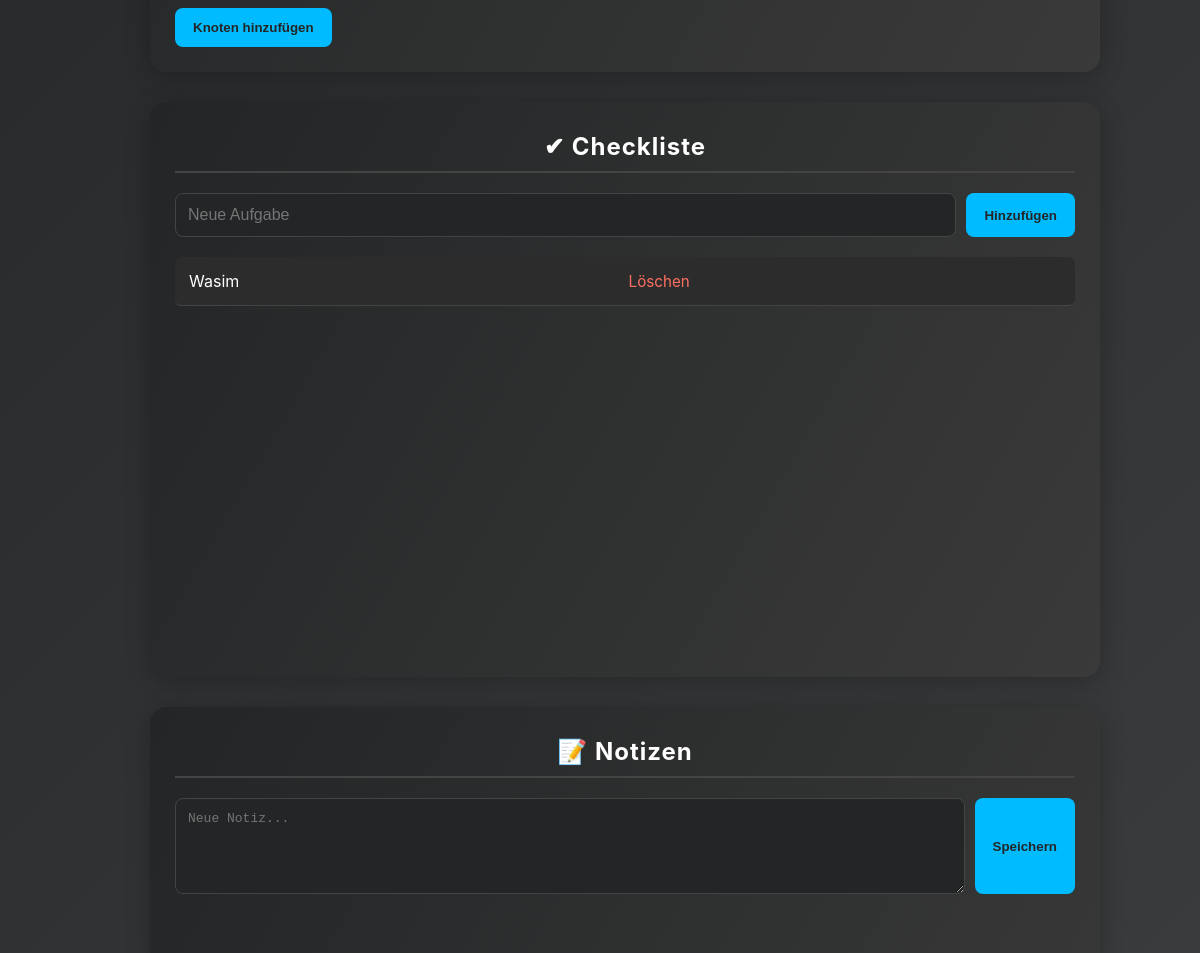
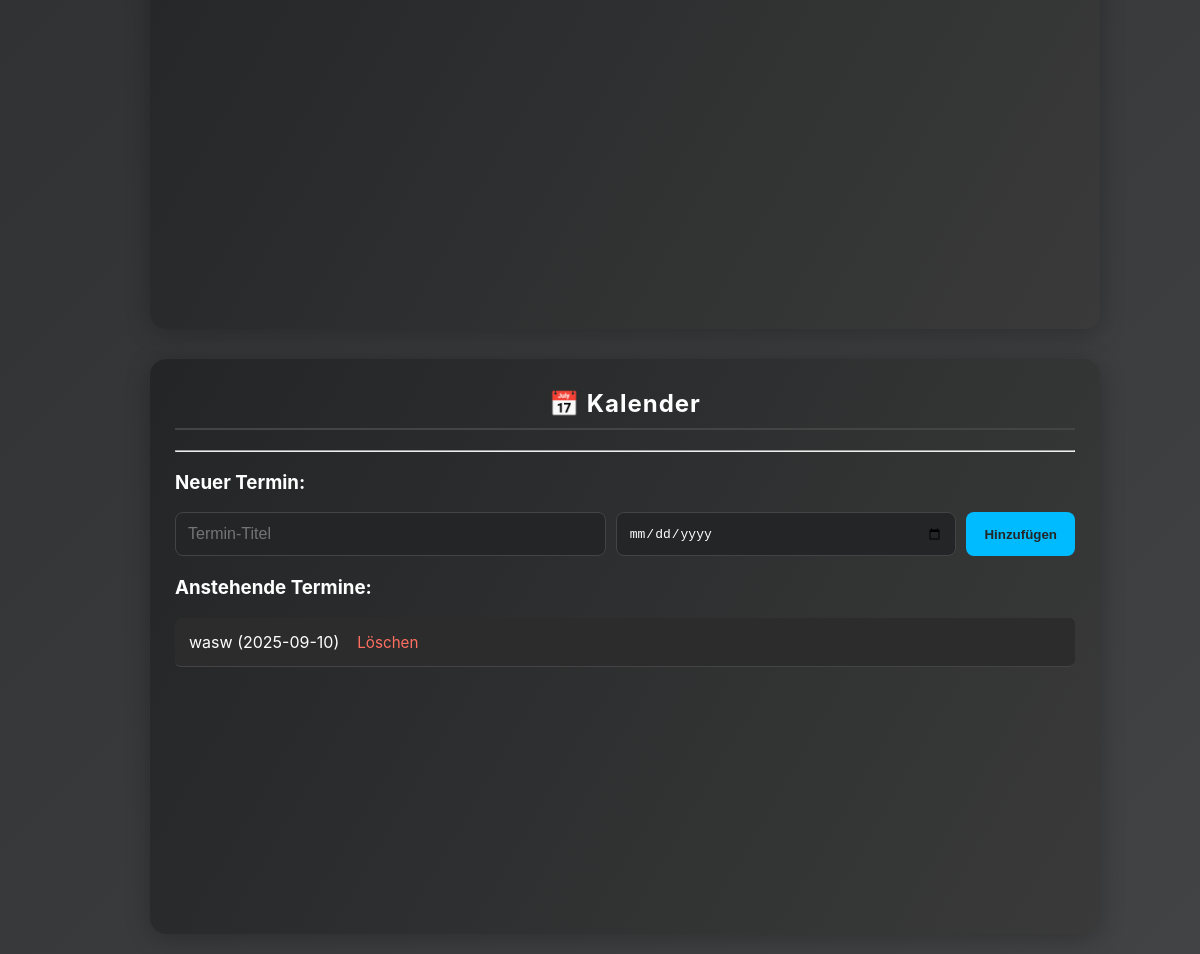
Page / (signed in, lower part) on the earlier database version (2 pictures, top to bottom).
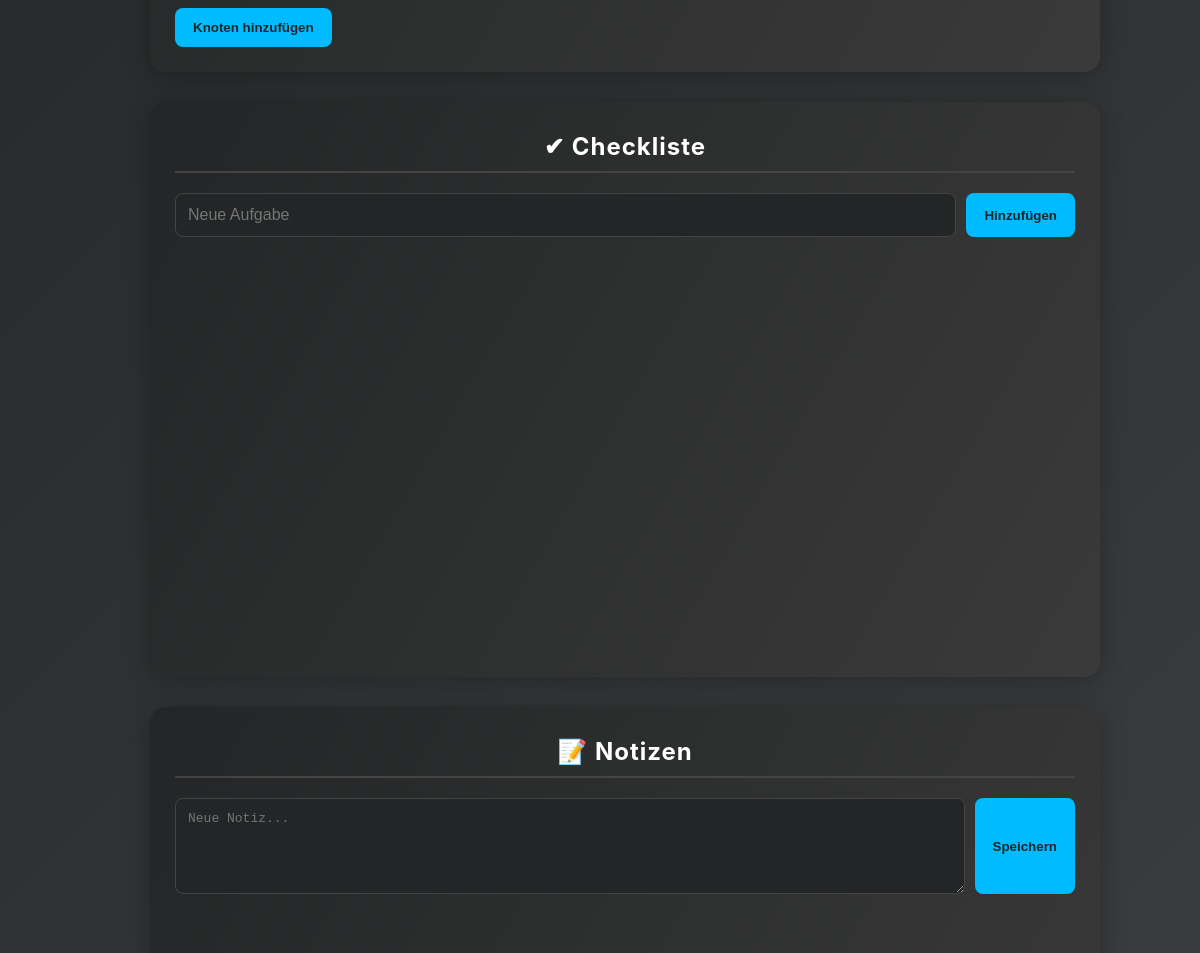
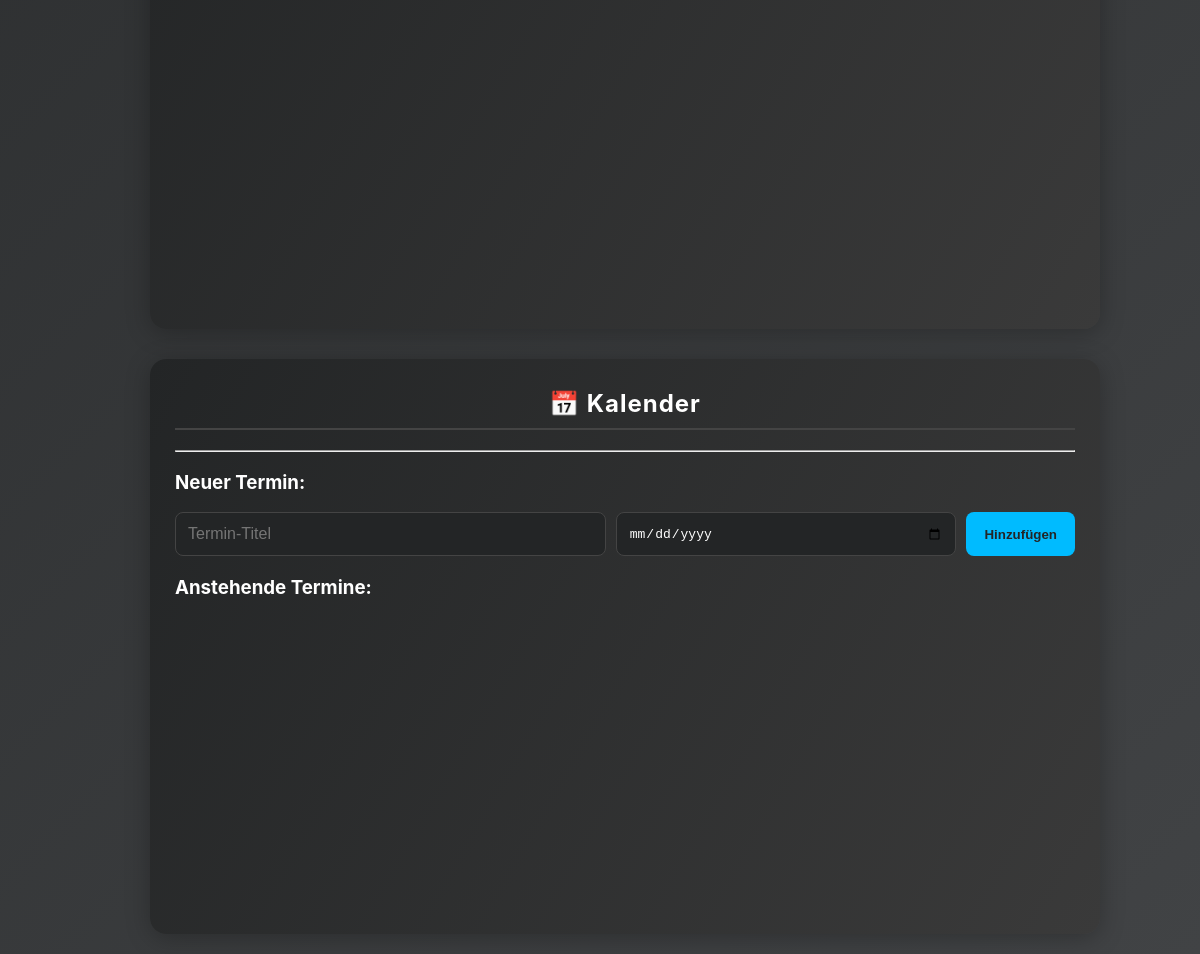
Same page on the later database version (2 pictures, top to bottom).
### app.py (models this page shows)
class Task(db.Model):
    id = db.Column(db.Integer, primary_key=True)
    content = db.Column(db.String(200), nullable=False)
    done = db.Column(db.Boolean, default=False)
    user_id = db.Column(db.Integer, db.ForeignKey('user.id'))

class CalendarEvent(db.Model):
    id = db.Column(db.Integer, primary_key=True)
    title = db.Column(db.String(100), nullable=False)
    start = db.Column(db.String(50), nullable=False)
    user_id = db.Column(db.Integer, db.ForeignKey('user.id'))

### app.py (the view)
@app.route('/')
@login_required
def index():
    tasks = Task.query.filter_by(user_id=current_user.id).all()
    notes = Note.query.all()
    events = CalendarEvent.query.filter_by(user_id=current_user.id).all()
    return render_template('index.html', name=current_user.username, tasks=tasks, notes=notes, events=events, mindmap_data=mindmap_data)

### app.py (called while the page is built)
@login_manager.user_loader
def load_user(user_id):
    return User.query.get(int(user_id))

### templates/index.html (shortened to what this page needs)
<!DOCTYPE html>
<html lang="de">
<head>
    <link rel="stylesheet" href="{{ url_for('static', filename='css/style.css') }}">
    <link href="https://cdn.jsdelivr.net/npm/fullcalendar@5.11.3/main.min.css" rel="stylesheet" />
    <link type="text/css" rel="stylesheet" href="https://cdn.jsdelivr.net/npm/jsmind@0.8.0/style/jsmind.css" />
</head>
<body>
    <div class="container">
        <div class="section">
            <div style="margin-top:10px;">
                <button onclick="addNode()">Knoten hinzufügen</button>
            </div>
        </div>
        <div class="section">
            <h2>✔ Checkliste</h2>
            <form action="{{ url_for('add_task') }}" method="POST" class="input-form">
                <input type="text" name="content" placeholder="Neue Aufgabe" required>
                <button type="submit">Hinzufügen</button>
            </form>
            <ul>
                {% for task in tasks %}
                <li class="{{ 'done' if task.done else '' }}">
                    <a href="{{ url_for('toggle_task', id=task.id) }}">{{ task.content }}</a>
                    <a href="{{ url_for('delete_task', id=task.id) }}" class="delete-btn">Löschen</a>
                </li>
                {% endfor %}
            </ul>
        </div>
        <div class="section">
            <h2>📝 Notizen</h2>
            <form action="{{ url_for('add_note') }}" method="POST" class="input-form">
                <textarea name="content" placeholder="Neue Notiz..." required></textarea>
                <button type="submit">Speichern</button>
            </form>
        </div>
        <div class="section" id="calendar-section">
            <h2>📅 Kalender</h2>
            <hr>
            <h3>Neuer Termin:</h3>
            <form action="{{ url_for('add_event') }}" method="POST" class="input-form">
                 <input type="text" name="title" placeholder="Termin-Titel" required>
                 <input type="date" name="start" required>
                 <button type="submit">Hinzufügen</button>
            </form>
            <h3>Anstehende Termine:</h3>
            <ul>
                {% for event in events %}
                    <li>{{ event.title }} ({{ event.start }})
                        <a href="{{ url_for('delete_event', id=event.id) }}" class="delete-btn">Löschen</a>
                    </li>
                {% endfor %}
            </ul>
        </div>
    </div>
</body>
</html>

### static/css/style.css (style rules this page uses)
body { font-family: -apple-system, BlinkMacSystemFont, "Segoe UI", Roboto, "Helvetica Neue", Arial, sans-serif; background: linear-gradient(135deg, #232526 0%, #414345 100%); color: #fff; margin: 0; }
.container { padding: 20px; display: flex; flex-direction: column; gap: 30px; max-width: 900px; margin: 0 auto; }
.section { background: linear-gradient(120deg, #232526 0%, #3a3a3a 100%); padding: 30px 25px 25px 25px; border-radius: 16px; box-shadow: 0 4px 24px rgba(0,0,0,0.25); margin-bottom: 0; width: 100%; }
.section h2 { text-align: center; margin-top: 0; margin-bottom: 20px; color: #ffffff; border-bottom: 2px solid #444; padding-bottom: 10px; letter-spacing: 1px; }
.input-form { display: flex; margin-bottom: 20px; gap: 10px; }
input[type="text"], input[type="date"], textarea { flex-grow: 1; padding: 12px; border: 1px solid #444; border-radius: 8px; font-size: 1em; background: #232526; color: #fff; }
textarea { resize: vertical; height: 70px; }
button { padding: 12px 18px; border: none; background: #00bbff; color: #232526; border-radius: 8px; cursor: pointer; font-weight: bold; transition: background-color 0.2s; }
#calendar-section { grid-column: 1 / -1; }
@media (min-width: 900px) { .container { max-width: 900px; } }
@media (min-width: 900px) { .section { min-height: 520px; } }

Differences in the rows shown:
removed Task: content "Wasim"
removed CalendarEvent: title "wasw", start "2025-09-10"
